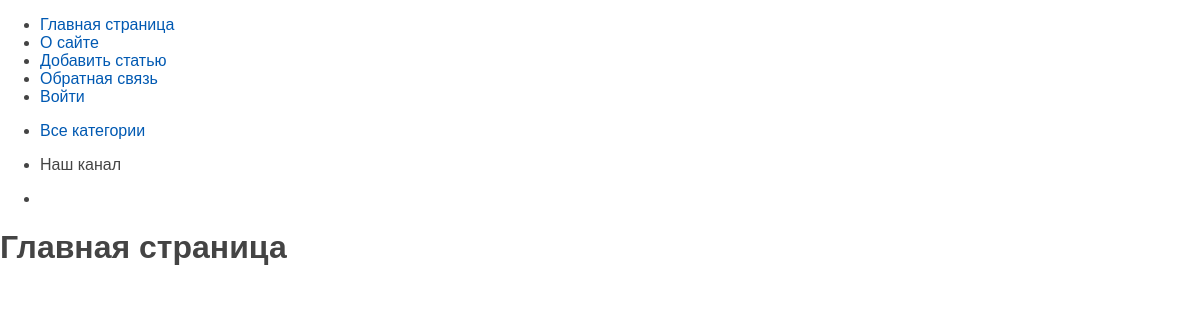
/, run on an earlier commit of the app's database.
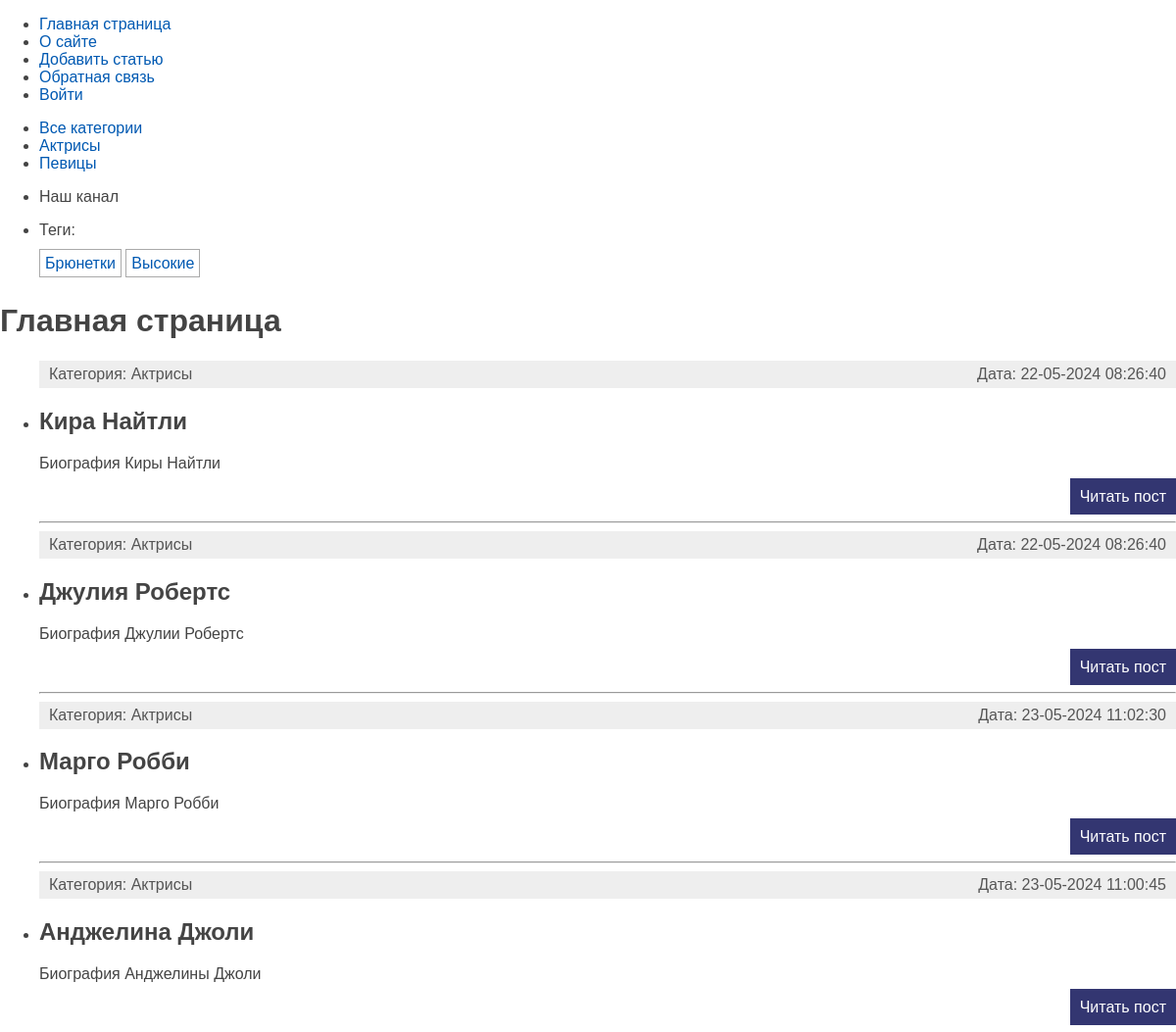
And on a later commit of the database.
### women/models.py (models this page shows, shortened)
class Category(models.Model):
    name = models.CharField(max_length=100, db_index=True, verbose_name = 'Категория')
    slug = models.SlugField(max_length=255, unique=True, db_index=True)
    class Meta:
        verbose_name = 'Категория'
        verbose_name_plural = 'Категории'
    def get_absolute_url(self):
        return reverse("category", kwargs={"cat_slug": self.slug})

class TagPost(models.Model):
    tag = models.CharField(max_length=100, db_index=True)
    slug = models.SlugField(max_length=255, unique=True, db_index=True)
    def get_absolute_url(self):
        return reverse("tag", kwargs={"tag_slug": self.slug})

class Women(models.Model):
    class Status(models.IntegerChoices):
        DRAFT = 0, "Черновик"
        PUBLISHED = 1, "Опубликовано"
    title = models.CharField(max_length=255, verbose_name='Заголовок')
    slug = models.SlugField(max_length=255, unique=True, db_index=True, verbose_name='Slug')
    content = models.TextField(blank=True, verbose_name='Текст статьи')
    time_create = models.DateTimeField(auto_now_add=True, verbose_name='Время создания')
    time_update = models.DateTimeField(auto_now=True, verbose_name='Время изменения')
    is_published = models.BooleanField(choices=tuple(map(lambda x: (bool(x[0]), x[1]), Status.choices)),
                                       default=Status.DRAFT, verbose_name='Статус')
    cat = models.ForeignKey('Category', on_delete=models.PROTECT, related_name='posts', verbose_name='Категория')
    tags = models.ManyToManyField('TagPost', blank=True, related_name='tags', verbose_name='Теги')
    husband = models.OneToOneField('Husband', on_delete=models.SET_NULL, null=True,
                                   blank=True, related_name='wuman', verbose_name='Муж')
    objects = models.Manager()
    published = PublishedManager()
    class Meta:
        verbose_name = 'Известные женщины'
        verbose_name_plural = 'Известные женщины'
        ordering = ['-time_create']
        indexes = [
            models.Index(fields=['-time_create'])
        ]
    def get_absolute_url(self):
        return reverse("post", kwargs={"post_slug": self.slug})

### women/views.py (the view)
# urls.py: path('', views.index, name='home'),
def index(request):
    posts = Women.published.all().select_related('cat')
    data = {
        'title': 'Главная страница',
        'menu': menu,
        'posts': posts,
        'cat-selected': 0,
        }
    return render(request, 'women/index.html', context=data)

### women/models.py (called while the page is built)
    def get_queryset(self):
        return super().get_queryset().filter(is_published=Women.Status.PUBLISHED)

### women/templatetags/women_tags.py (called while the page is built)
@register.inclusion_tag('women/list_categories.html')
def show_categories(cat_selected=0):
    cats = Category.objects.annotate(total=Count('posts')).filter(total__gt=0)
    return {"cats": cats, 'cat_selected': cat_selected}

@register.inclusion_tag('women/list_tags.html')
def show_all_tags():
    return {"tags": TagPost.objects.annotate(total=Count("tags")).filter(total__gt=0)}

### women/templates/women/index.html (shortened to what this page needs)
{% extends "base.html" %} {% block content %}
<h1>{{ title }}</h1>
<ul class="list-article">
  {% for p in posts %}
  <li>
    <div class="article-panel">
      <p class="first">Категория: {{p.cat.name}}</p>
      <p class="last">Дата: {{p.time_update|date:"d-m-Y H:i:s"}}</p>
    </div>
    <h2>{{ p.title }}</h2>
    {% autoescape off %}
    <p>{{ p.content|linebreaks|truncatewords:20 }}</p>
    {% endautoescape %}
    <p class="link-read-post">
      <a href="{{ p.get_absolute_url }}">Читать пост</a>
    </p>
    {% if not forloop.last %}
    <hr />
  </li>
  {% endif %} {% endfor %}
</ul>
{% endblock %}

### women/templates/women/list_categories.html
{% for cat in cats %} {% if cat.id == cat_selected %}
<li class="selected">{{cat.name}}</li>
{% else %}
<li><a href="{{ cat.get_absolute_url }}">{{cat.name}}</a></li>
{% endif %} {% endfor %}

### women/templates/women/list_tags.html
{% if tags %}
<p>Теги:</p>
<ul class="tags-list">
  {% for t in tags %}
  <li><a href="{{t.get_absolute_url}}">{{t.tag}}</a></li>
  {% endfor %}
</ul>
{% endif %}

What changed in the data, as far as the page shows it:
added Category: name "Актрисы"
added Category: name "Певицы"
added TagPost: tag "Брюнетки"
added TagPost: tag "Высокие"
now on this page (row edited): Women: cat.name "Актрисы", time_update "22-05-2024 08:26:40", title "Кира Найтли", content "Биография Киры Найтли"
now on this page (row edited): Women: cat.name "Актрисы", time_update "22-05-2024 08:26:40", title "Джулия Робертс", content "Биография Джулии Робертс"
now on this page (row edited): Women: cat.name "Актрисы", time_update "23-05-2024 11:02:30", title "Марго Робби", content "Биография Марго Робби"
now on this page (row edited): Women: cat.name "Актрисы", time_update "23-05-2024 11:00:45", title "Анджелина Джоли", content "Биография Анджелины Джоли"
Also different on the page:
text now shown: "Теги:"
